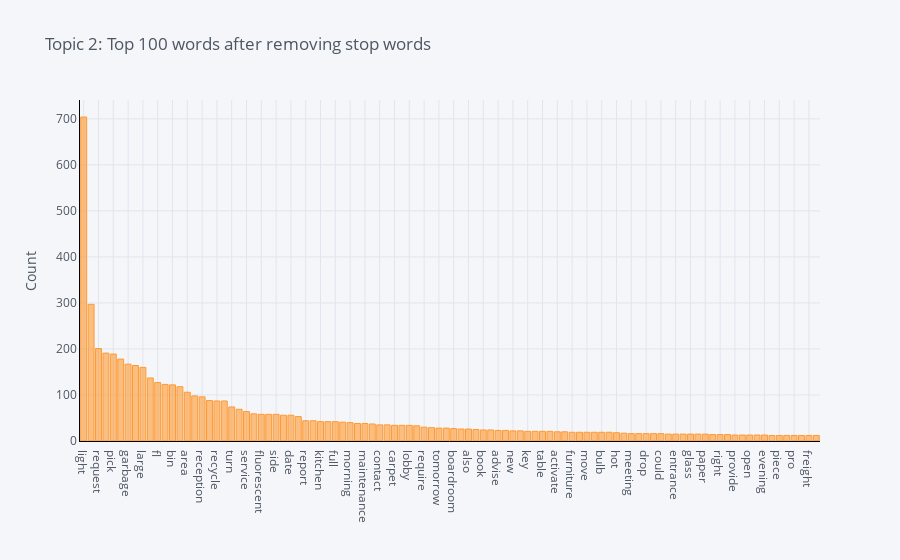

Notebook source saved alongside this figure:
### Code cell
plot_model(comments, plot='frequency', topic_num = 'Topic 2')

### Figure 1 — Plotly figure (JSON) as saved in the notebook; plotly's stock layout.template omitted (floating-point values rounded to 4 significant figures)
{"data": [{"marker": {"color": "rgba(255, 153, 51, 0.6)", "line": {"color": "rgba(255, 153, 51, 1.0)", "width": 1}}, "name": "count", "orientation": "v", "text": "", "type": "bar", "x": ["light", "tenant", "request", "elevator", "pick", "replace", "garbage", "call", "large", "room", "fl", "pot", "bin", "recycling", "area", "wheel", "reception", "empty", "recycle", "pm", "turn", "burn", "service", "lighting", "fluorescent", "clean", "side", "remove", "date", "clean_require", "report", "work", "kitchen", "deliver", "full", "hour", "morning", "blue", "maintenance", "bring", "contact", "multiple", "carpet", "today", "lobby", "spill", "require", "washroom", "tomorrow", "single", "boardroom", "information", "also", "small", "book", "door", "advise", "change", "new", "box", "key", "smell", "table", "look", "activate", "may", "furniture", "event", "move", "next", "bulb", "training", "hot", "return", "meeting", "bag", "drop", "suite", "could", "locate", "entrance", "toner", "glass", "old", "paper", "go", "right", "big", "provide", "lady", "open", "paulene", "evening", "send", "piece", "battery", "pro", "please", "freight", "yesterday"], "y": [704, 297, 201, 191, 189, 178, 167, 164, 160, 137, 127, 123, 122, 118, 106, 98, 96, 88, 87, 87, 74, 69, 64, 59, 58, 58, 58, 56, 56, 53, 44, 44, 42, 42, 42, 41, 40, 38, 38, 37, 35, 35, 34, 34, 34, 33, 30, 29, 28, 28, 27, 26, 26, 25, 24, 24, 23, 23, 22, 22, 21, 21, 21, 21, 20, 20, 19, 19, 19, 19, 19, 19, 18, 17, 16, 16, 16, 16, 16, 15, 15, 15, 15, 15, 15, 14, 14, 14, 13, 13, 13, 13, 13, 12, 12, 12, 12, 12, 12, 12]}], "layout": {"legend": {"bgcolor": "#F5F6F9", "font": {"color": "#4D5663"}}, "paper_bgcolor": "#F5F6F9", "plot_bgcolor": "#F5F6F9", "title": {"font": {"color": "#4D5663"}, "text": "Topic 2: Top 100 words after removing stop words"}, "xaxis": {"gridcolor": "#E1E5ED", "linecolor": "black", "showgrid": true, "tickfont": {"color": "#4D5663"}, "title": {"font": {"color": "#4D5663"}, "text": ""}, "zerolinecolor": "#E1E5ED"}, "yaxis": {"gridcolor": "#E1E5ED", "linecolor": "black", "showgrid": true, "tickfont": {"color": "#4D5663"}, "title": {"font": {"color": "#4D5663"}, "text": "Count"}, "zerolinecolor": "#E1E5ED"}}}
